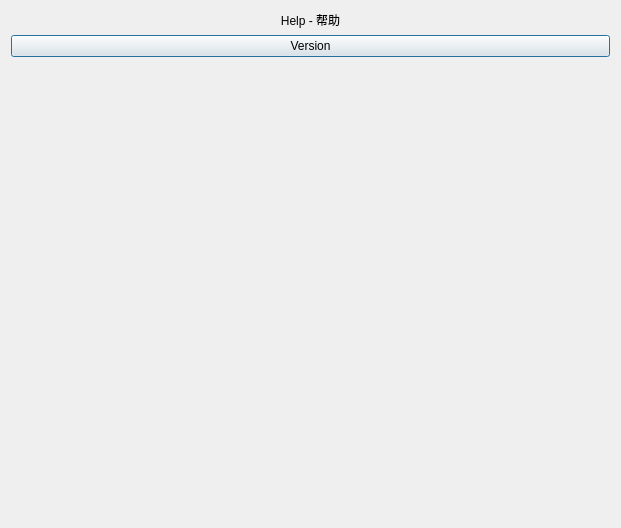
<?xml version="1.0" encoding="UTF-8"?>
<ui version="4.0">
 <class>QDAHelpDialog</class>
 <widget class="QDialog" name="QDAHelpDialog">
  <property name="geometry">
   <rect>
    <x>0</x>
    <y>0</y>
    <width>621</width>
    <height>528</height>
   </rect>
  </property>
  <property name="windowTitle">
   <string>Dialog</string>
  </property>
  <layout class="QGridLayout" name="gridLayout">
   <item row="0" column="0">
    <widget class="QLabel" name="titleLabel">
     <property name="text">
      <string>Help - 帮助</string>
     </property>
     <property name="alignment">
      <set>Qt::AlignCenter</set>
     </property>
    </widget>
   </item>
   <item row="1" column="0">
    <widget class="QPushButton" name="versionButton">
     <property name="text">
      <string>Version</string>
     </property>
    </widget>
   </item>
   <item row="2" column="0">
    <spacer name="verticalSpacer">
     <property name="orientation">
      <enum>Qt::Vertical</enum>
     </property>
     <property name="sizeHint" stdset="0">
      <size>
       <width>20</width>
       <height>40</height>
      </size>
     </property>
    </spacer>
   </item>
  </layout>
 </widget>
 <resources/>
 <connections/>
</ui>
